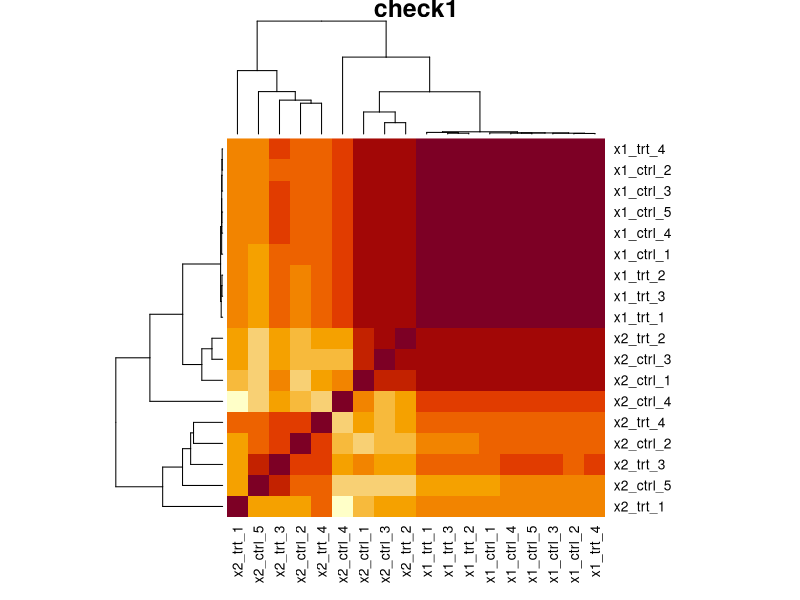
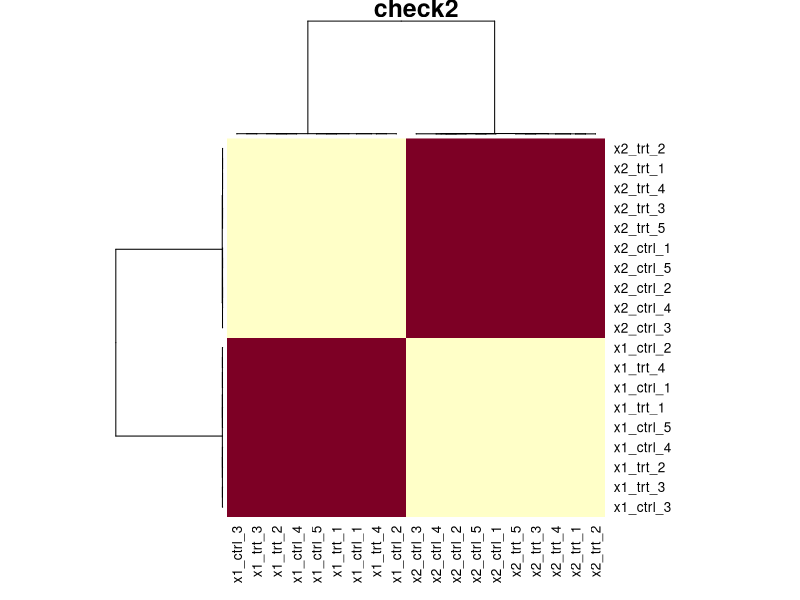
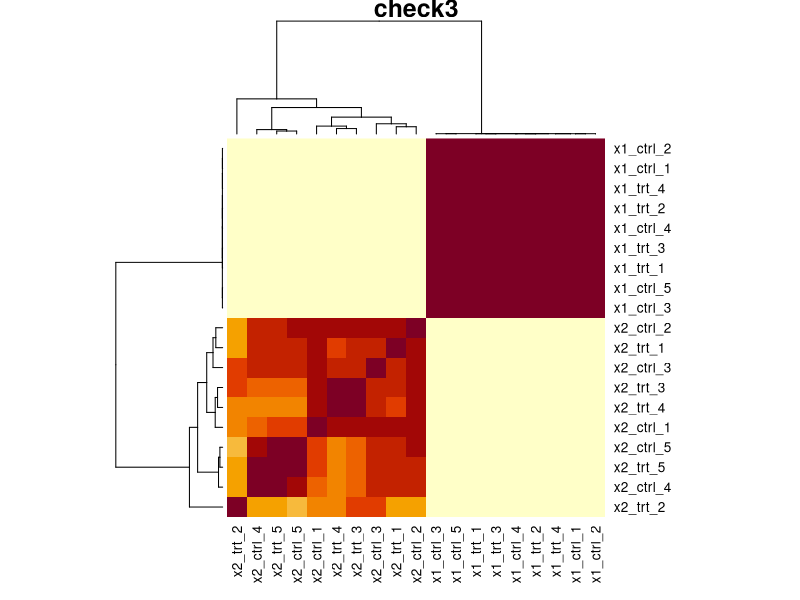

Reproduce these figures in R, in order. (Note: this script raises an error after producing the figures.)
library(edgeR)
library(tidyverse)
library(parallel)

#a is orig expression data
a<-read.table("start_data/ERR2539161/ERR2539161.se.tsv")

########################################
# simulate some gene exression data
########################################
#inputs=(a,N_REPS,SUM_COUNT,
simrna<-function(a,N_REPS,SUM_COUNT,VARIANCE,FRAC_DE,FC) {
#N_REPS=5 ; SUM_COUNT=10000000 ; VARIANCE=0.5 ; FRAC_DE=0 ; FC=0
df = NULL
for (k in paste0("data",1:(N_REPS*2)))  {
        b<-thinCounts(a,target.size=SUM_COUNT)
        colnames(b)=k
        df = cbind(df,b)
     }
#Number of differential genes
NDIF=round(nrow(df)*FRAC_DE)

if (VARIANCE>0) {
  #create some random values centred around 1 with some% error
  rand<-matrix(log2(rnorm(nrow(a)*N_REPS*2 , 2, VARIANCE)),ncol=N_REPS*2)
  #incorporate the noise
  df<-round(df*rand)
  #set any negative counts to zero
  df<-apply(df, 2, function(x) {ifelse(x < 0, 0, x)})
} 

if (NDIF>0) {
  message("prep fold changes")
  #Make even
  if ( NDIF%%2==1 ) { print("odd") ; NDIF=NDIF-1 }
  #sample DE genes
  DE_LIST<-sample(rownames(df) , NDIF)
  #split list in half
  UP_DE<-sample(DE_LIST,length(DE_LIST)/2)
  DN_DE<-setdiff(DE_LIST,UP_DE)
  #reformat as df and add fold change
  UP_DE<-as.data.frame(UP_DE)
  UP_DE$V1<-2^FC
  colnames(UP_DE)=c("Gene","FC")
  DN_DE<-as.data.frame(DN_DE)
  DN_DE$V1<-2^-FC
  colnames(DN_DE)=c("Gene","FC")
  ALL_DE<-rbind(DN_DE,UP_DE)
  #Go back to list for downstream work
  UP_DE<-UP_DE$Gene
  DN_DE<-DN_DE$Gene
  message("incorporate changes")
  df2<-merge(df,ALL_DE,by.x=0,by.y="Gene",all.x=T)
  df2[is.na(df2)] <- 1
} else {
  df2<-as.data.frame( df )
  df2$FC<- 1
  UP_DE=NULL
  DN_DE=NULL
}
ODD_COLS=(2:(ncol(df2)-1))[c(TRUE,FALSE)]
EVEN_COLS=(2:(ncol(df2)-1))[c(FALSE,TRUE)]
controls<-df2[,ODD_COLS]
colnames(controls)=paste0( "ctrl_" ,1:ncol(controls) )
treatments<-round(df2[,EVEN_COLS]*df2$FC)
colnames(treatments)=paste0( "trt_" ,1:ncol(treatments) )
x<-cbind(controls,treatments)
rownames(x)=rownames(df)
#filter out genes that are not expressed
x<- x[which(rowSums(x)/ncol(x)>10),]
UP_DE<-intersect(UP_DE,rownames(x))
DN_DE<-intersect(DN_DE,rownames(x))
xx <- list("x" = x, "UP_DE" = UP_DE, "DN_DE" = DN_DE )
xx
}
#simrna(a,N_REPS,SUM_COUNT,VARIANCE,FRAC_DE,FC)
#working examples
#xx<-simrna(a,5,10000000,0.2,20)  
#xxx<-lapply(list(a,a,a), simrna, 5, 10000000, 0.2, 20)
#xxx<-replicate(2,simrna(a,5,10000000,0.2,20))

#Thanks Gray Calhoun gcalhoun@iastate.edu for the following function
RepParallel <- function(n, expr, simplify = "array",...) {
      answer <-
        mclapply(integer(n), eval.parent(substitute(function(...) expr)),...)
      if (!identical(simplify, FALSE) && length(answer)) 
        return(simplify2array(answer, higher = (simplify == "array")))
      else return(answer)
    }
#xxx<-RepParallel(10,simrna(a,5,10000000,0.2,20), simplify=F, mc.cores = detectCores() )

#################################################
# define edgeR function
##################################################
edger<-function(y) {
res=NULL
label="simulate"
samplesheet<-as.data.frame(colnames(y))
colnames(samplesheet)="sample"
samplesheet$trt<-as.numeric(grepl("trt",colnames(y)))
design<-model.matrix(~samplesheet$trt)
rownames(design)=samplesheet$sample
y<-y[which(rowSums(y)/ncol(y)>=(10)),]
z<-DGEList(counts=y)
z<-calcNormFactors(z)
z<-estimateDisp(z, design,robust=TRUE,prior.df=1)
fit<-glmFit(z, design)
lrt<-glmLRT(fit)
dge<-as.data.frame(topTags(lrt,n=Inf))
dge$dispersion<-lrt$dispersion
dge<-merge(dge,lrt$fitted.values,by='row.names')
rownames(dge)=dge$Row.names
dge$Row.names=NULL
dge<-merge(dge,z$counts,by='row.names')
dge<-dge[order(dge$PValue),]
dge2<-subset(dge,FDR<0.05)

up_de<-dge2[which(dge2$logFC>1),1]
dn_de<-dge2[which(dge2$logFC<1),1]

res <- list("dge" = dge, "up_de" = up_de, "dn_de" = dn_de)
res
}

##################################
# aggregate script
##################################
agg_edger<-function(a,N_REPS,SUM_COUNT,VARIANCE,FRAC_DE,FC,SIMS) {
#N_REPS=5 ; SUM_COUNT=10000000 ; VARIANCE=0.3 ; FRAC_DE=0.2 ; FC=1 ; SIMS=10
xxx<-RepParallel(SIMS,simrna(a,N_REPS,SUM_COUNT,VARIANCE,FRAC_DE,FC), simplify=F, mc.cores = detectCores() )
dge<-mclapply( sapply(xxx,"[",1) , edger, mc.cores = detectCores() )
ups<-sapply(xxx,"[",2)
dns<-sapply(xxx,"[",3)
ups_edger<-sapply(dge,"[",2)
dns_edger<-sapply(dge,"[",3)
true_pos_up<-as.numeric(mapply( function(x,y) length(intersect(x,y)) , ups ,  ups_edger ))
true_pos_dn<-as.numeric(mapply( function(x,y) length(intersect(x,y)) , dns ,  dns_edger ))
true_pos<-true_pos_up+true_pos_dn
false_pos_up<-as.numeric(mapply( function(x,y) length(setdiff(x,y)) , ups_edger ,  ups ))
false_pos_dn<-as.numeric(mapply( function(x,y) length(setdiff(x,y)) , dns_edger , dns ))
false_pos<-false_pos_up+false_pos_dn
false_neg_up<-as.numeric(mapply( function(x,y) length(setdiff(x,y)) , ups ,  ups_edger ))
false_neg_dn<-as.numeric(mapply( function(x,y) length(setdiff(x,y)) , dns ,  dns_edger ))
false_neg<-false_neg_up+false_neg_dn
nrows<-as.numeric(lapply( sapply(xxx,"[",1 ), nrow))
true_neg<-nrows-(true_pos+false_pos+false_neg)
edger_res<-cbind(true_pos,false_pos,true_neg,false_neg)
edger_res
}
#res1<-agg_edger(a,N_REPS,SUM_COUNT,VARIANCE,FRAC_DE,FC,SIMS)


#sanity checks
pdf(file="sanity_check.pdf")
x1<-simrna(a,5,10000000,0,0,0)
colnames(x1$x)<-paste("x1",colnames(x1$x),sep="_")
x2<-simrna(a,5,10000000,1,0,0)
colnames(x2$x)<-paste("x2",colnames(x2$x),sep="_")
xx<-merge(x1$x,x2$x,by=0)
heatmap(cor(xx[,2:ncol(xx)]),scale="none",main="check1")

x1<-simrna(a,5,10000000,0,0,0)
colnames(x1$x)<-paste("x1",colnames(x1$x),sep="_")
x2<-simrna(a,5,10000000,0,0.1,1)
colnames(x2$x)<-paste("x2",colnames(x2$x),sep="_")
xx<-merge(x1$x,x2$x,by=0)
heatmap(cor(xx[,2:ncol(xx)]),scale="none",main="check2")

x1<-simrna(a,5,10000000,0,0,0)
colnames(x1$x)<-paste("x1",colnames(x1$x),sep="_")
x2<-simrna(a,5,10000000,1,0.1,1)
colnames(x2$x)<-paste("x2",colnames(x2$x),sep="_")
xx<-merge(x1$x,x2$x,by=0)
heatmap(cor(xx[,2:ncol(xx)]),scale="none",main="check3")

dev.off()

###############################################
# 10M reads
###############################################
# No DE just adding noise
res0<-agg_edger(a,5,10000000,0,   0,0,10)
res1<-agg_edger(a,5,10000000,0.2, 0,0,10)
res2<-agg_edger(a,5,10000000,0.4, 0,0,10)
res3<-agg_edger(a,5,10000000,0.6, 0,0,10)
res4<-agg_edger(a,5,10000000,0.8, 0,0,10)
res5<-agg_edger(a,5,10000000,1,   0,0,10)
res6<-agg_edger(a,5,10000000,1.5, 0,0,10)
res7<-agg_edger(a,5,10000000,2,   0,0,10)
res <- list("v0"=res0,"v0.2"=res1,"v0.4"=res2,"v0.6"=res3,"v0.8"=res4,"v1"=res5,"v1.5"=res6,"v2"=res7)
#lapply( res_0de , colMeans)
smm<-t(matrix(unlist(lapply( res , colMeans)),nrow=4))
colnames(smm)=c("true_pos","false_pos","true_neg","false_neg")
rownames(smm)=c("v0","v0.2","v0.4","v0.6","v0.8","v1","v1.5","v2")
smm<-as.data.frame(smm)
smm$p<-smm$true_pos/(smm$true_pos+smm$false_pos)
smm$r<-smm$true_pos/(smm$true_pos+smm$false_neg)
smm$f<-2*smm$p*smm$r/(smm$p+smm$r)
smm_0de<-smm

res0<-agg_edger(a,5,10000000,0,   0.05,1,10)
res1<-agg_edger(a,5,10000000,0.2, 0.05,1,10)
res2<-agg_edger(a,5,10000000,0.4, 0.05,1,10)
res3<-agg_edger(a,5,10000000,0.6, 0.05,1,10)
res4<-agg_edger(a,5,10000000,0.8, 0.05,1,10)
res5<-agg_edger(a,5,10000000,1,   0.05,1,10)
res6<-agg_edger(a,5,10000000,1.5, 0.05,1,10)
res7<-agg_edger(a,5,10000000,2,   0.05,1,10)
res <- list("v0"=res0,"v0.2"=res1,"v0.4"=res2,"v0.6"=res3,"v0.8"=res4,"v1"=res5,"v1.5"=res6,"v2"=res7)
#lapply( res_0de , colMeans)
smm<-t(matrix(unlist(lapply( res , colMeans)),nrow=4))
colnames(smm)=c("true_pos","false_pos","true_neg","false_neg")
rownames(smm)=c("v0","v0.2","v0.4","v0.6","v0.8","v1","v1.5","v2")
smm<-as.data.frame(smm)
smm$p<-smm$true_pos/(smm$true_pos+smm$false_pos)
smm$r<-smm$true_pos/(smm$true_pos+smm$false_neg)
smm$f<-2*smm$p*smm$r/(smm$p+smm$r)
smm_1de<-smm

res0<-agg_edger(a,5,10000000,0,   0.1,1,10)
res1<-agg_edger(a,5,10000000,0.2, 0.1,1,10)
res2<-agg_edger(a,5,10000000,0.4, 0.1,1,10)
res3<-agg_edger(a,5,10000000,0.6, 0.1,1,10)
res4<-agg_edger(a,5,10000000,0.8, 0.1,1,10)
res5<-agg_edger(a,5,10000000,1,   0.1,1,10)
res6<-agg_edger(a,5,10000000,1.5, 0.1,1,10)
res7<-agg_edger(a,5,10000000,2,   0.1,1,10)
res <- list("v0"=res0,"v0.2"=res1,"v0.4"=res2,"v0.6"=res3,"v0.8"=res4,"v1"=res5,"v1.5"=res6,"v2"=res7)
#lapply( res_0de , colMeans)
smm<-t(matrix(unlist(lapply( res , colMeans)),nrow=4))
colnames(smm)=c("true_pos","false_pos","true_neg","false_neg")
rownames(smm)=c("v0","v0.2","v0.4","v0.6","v0.8","v1","v1.5","v2")
smm<-as.data.frame(smm)
smm$p<-smm$true_pos/(smm$true_pos+smm$false_pos)
smm$r<-smm$true_pos/(smm$true_pos+smm$false_neg)
smm$f<-2*smm$p*smm$r/(smm$p+smm$r)
smm_2de<-smm

res0<-agg_edger(a,5,10000000,0,   0.25,1,10)
res1<-agg_edger(a,5,10000000,0.2, 0.25,1,10)
res2<-agg_edger(a,5,10000000,0.4, 0.25,1,10)
res3<-agg_edger(a,5,10000000,0.6, 0.25,1,10)
res4<-agg_edger(a,5,10000000,0.8, 0.25,1,10)
res5<-agg_edger(a,5,10000000,1,   0.25,1,10)
res6<-agg_edger(a,5,10000000,1.5, 0.25,1,10)
res7<-agg_edger(a,5,10000000,2,   0.25,1,10)
res <- list("v0"=res0,"v0.2"=res1,"v0.4"=res2,"v0.6"=res3,"v0.8"=res4,"v1"=res5,"v1.5"=res6,"v2"=res7)
#lapply( res_0de , colMeans)
smm<-t(matrix(unlist(lapply( res , colMeans)),nrow=4))
colnames(smm)=c("true_pos","false_pos","true_neg","false_neg")
rownames(smm)=c("v0","v0.2","v0.4","v0.6","v0.8","v1","v1.5","v2")
smm<-as.data.frame(smm)
smm$p<-smm$true_pos/(smm$true_pos+smm$false_pos)
smm$r<-smm$true_pos/(smm$true_pos+smm$false_neg)
smm$f<-2*smm$p*smm$r/(smm$p+smm$r)
smm_3de<-smm

pdf(file="10Mreads.pdf")
par(mfrow=c(2,4))

barplot(prop.table(as.matrix(t(apply(smm_0de[,1:4],2,rev))),2),las=1,
 ylab="Added noise",horiz=T,xlab="Gene proportion",main="10M reads no DGEs",
 legend.text = TRUE,args.legend=list(x="topright",bty="n",inset=c(-0.05, 0)))

barplot(prop.table(as.matrix(t(apply(smm_1de[,1:4],2,rev))),2),las=1,
 ylab="Added noise",horiz=T,xlab="Gene proportion",main="10M reads 5% DGEs",
 legend.text = FALSE,args.legend=list(x="topright",bty="n",inset=c(-0.05, 0)))


barplot(prop.table(as.matrix(t(apply(smm_2de[,1:4],2,rev))),2),las=1,
 ylab="Added noise",horiz=T,xlab="Gene proportion",main="10M reads 10% DGEs",
 legend.text = FALSE,args.legend=list(x="topright",bty="n",inset=c(-0.05, 0)))

barplot(prop.table(as.matrix(t( apply(smm_3de[,1:4],2,rev) )),2),las=1,
 ylab="Added noise",horiz=T,xlab="Gene proportion",main="10M reads 25% DGEs",
 legend.text = FALSE,args.legend=list(x="topright",bty="n",inset=c(-0.05, 0)))

dotchart(rev(smm_0de$f),pch=19,labels=rev(rownames(smm)),xlim=c(0,0.25),main="10M reads no DGEs")
legend("topright", pch = c(19,19,19), col = c("black", "red", "blue"),legend = c("F1","p","r"))
points(rev(smm_0de$p),1:8,pch=19,col="red")
points(rev(smm_0de$r),1:8,pch=19,col="blue")
points(rev(smm$f),1:8,pch=19,col="black")

dotchart(rev(smm_1de$f),pch=19,labels=rev(rownames(smm)),xlim=c(0,0.25),main="10M reads 5% DGEs")
#legend("topright", pch = c(19,19,19), col = c("black", "red", "blue"),legend = c("F1","p","r"))
points(rev(smm_1de$p),1:8,pch=19,col="red")
points(rev(smm_1de$r),1:8,pch=19,col="blue")
points(rev(smm$f),1:8,pch=19,col="black")

dotchart(rev(smm_2de$f),pch=19,labels=rev(rownames(smm)),xlim=c(0,0.25),main="10M reads 10% DGEs")
#legend("topright", pch = c(19,19,19), col = c("black", "red", "blue"),legend = c("F1","p","r"))
points(rev(smm_2de$p),1:8,pch=19,col="red")
points(rev(smm_2de$r),1:8,pch=19,col="blue")
points(rev(smm_2de$f),1:8,pch=19,col="black")

dotchart(rev(smm_3de$f),pch=19,labels=rev(rownames(smm)),xlim=c(0,0.25),main="10M reads 25% DGEs")
#legend("topright", pch = c(19,19,19), col = c("black", "red", "blue"),legend = c("F1","p","r"))
points(rev(smm_3de$p),1:8,pch=19,col="red")
points(rev(smm_3de$r),1:8,pch=19,col="blue")
points(rev(smm_3de$f),1:8,pch=19,col="black")

dev.off()

###############################################
# 100M reads
###############################################

# No DE just adding noise
res0<-agg_edger(a,5,100000000,0,   0,0,10)
res1<-agg_edger(a,5,100000000,0.2, 0,0,10)
res2<-agg_edger(a,5,100000000,0.4, 0,0,10)
res3<-agg_edger(a,5,100000000,0.6, 0,0,10)
res4<-agg_edger(a,5,100000000,0.8, 0,0,10)
res5<-agg_edger(a,5,100000000,1,   0,0,10)
res6<-agg_edger(a,5,100000000,1.5, 0,0,10)
res7<-agg_edger(a,5,100000000,2,   0,0,10)
res <- list("v0"=res0,"v0.2"=res1,"v0.4"=res2,"v0.6"=res3,"v0.8"=res4,"v1"=res5,"v1.5"=res6,"v2"=res7)
#lapply( res_0de , colMeans)
smm<-t(matrix(unlist(lapply( res , colMeans)),nrow=4))
colnames(smm)=c("true_pos","false_pos","true_neg","false_neg")
rownames(smm)=c("v0","v0.2","v0.4","v0.6","v0.8","v1","v1.5","v2")
smm<-as.data.frame(smm)
smm$p<-smm$true_pos/(smm$true_pos+smm$false_pos)
smm$r<-smm$true_pos/(smm$true_pos+smm$false_neg)
smm$f<-2*smm$p*smm$r/(smm$p+smm$r)
smm_0de<-smm

res0<-agg_edger(a,5,100000000,0,   0.05,1,10)
res1<-agg_edger(a,5,100000000,0.2, 0.05,1,10)
res2<-agg_edger(a,5,100000000,0.4, 0.05,1,10)
res3<-agg_edger(a,5,100000000,0.6, 0.05,1,10)
res4<-agg_edger(a,5,100000000,0.8, 0.05,1,10)
res5<-agg_edger(a,5,100000000,1,   0.05,1,10)
res6<-agg_edger(a,5,100000000,1.5, 0.05,1,10)
res7<-agg_edger(a,5,100000000,2,   0.05,1,10)
res <- list("v0"=res0,"v0.2"=res1,"v0.4"=res2,"v0.6"=res3,"v0.8"=res4,"v1"=res5,"v1.5"=res6,"v2"=res7)
smm<-t(matrix(unlist(lapply( res , colMeans)),nrow=4))
colnames(smm)=c("true_pos","false_pos","true_neg","false_neg")
rownames(smm)=c("v0","v0.2","v0.4","v0.6","v0.8","v1","v1.5","v2")
smm<-as.data.frame(smm)
smm$p<-smm$true_pos/(smm$true_pos+smm$false_pos)
smm$r<-smm$true_pos/(smm$true_pos+smm$false_neg)
smm$f<-2*smm$p*smm$r/(smm$p+smm$r)
smm_1de<-smm

res0<-agg_edger(a,5,100000000,0,   0.1,1,10)
res1<-agg_edger(a,5,100000000,0.2, 0.1,1,10)
res2<-agg_edger(a,5,100000000,0.4, 0.1,1,10)
res3<-agg_edger(a,5,100000000,0.6, 0.1,1,10)
res4<-agg_edger(a,5,100000000,0.8, 0.1,1,10)
res5<-agg_edger(a,5,100000000,1,   0.1,1,10)
res6<-agg_edger(a,5,100000000,1.5, 0.1,1,10)
res7<-agg_edger(a,5,100000000,2,   0.1,1,10)
res <- list("v0"=res0,"v0.2"=res1,"v0.4"=res2,"v0.6"=res3,"v0.8"=res4,"v1"=res5,"v1.5"=res6,"v2"=res7)
smm<-t(matrix(unlist(lapply( res , colMeans)),nrow=4))
colnames(smm)=c("true_pos","false_pos","true_neg","false_neg")
rownames(smm)=c("v0","v0.2","v0.4","v0.6","v0.8","v1","v1.5","v2")
smm<-as.data.frame(smm)
smm$p<-smm$true_pos/(smm$true_pos+smm$false_pos)
smm$r<-smm$true_pos/(smm$true_pos+smm$false_neg)
smm$f<-2*smm$p*smm$r/(smm$p+smm$r)
smm_2de<-smm

res0<-agg_edger(a,5,100000000,0,   0.25,1,10)
res1<-agg_edger(a,5,100000000,0.2, 0.25,1,10)
res2<-agg_edger(a,5,100000000,0.4, 0.25,1,10)
res3<-agg_edger(a,5,100000000,0.6, 0.25,1,10)
res4<-agg_edger(a,5,100000000,0.8, 0.25,1,10)
res5<-agg_edger(a,5,100000000,1,   0.25,1,10)
res6<-agg_edger(a,5,100000000,1.5, 0.25,1,10)
res7<-agg_edger(a,5,100000000,2,   0.25,1,10)
res <- list("v0"=res0,"v0.2"=res1,"v0.4"=res2,"v0.6"=res3,"v0.8"=res4,"v1"=res5,"v1.5"=res6,"v2"=res7)
smm<-t(matrix(unlist(lapply( res , colMeans)),nrow=4))
colnames(smm)=c("true_pos","false_pos","true_neg","false_neg")
rownames(smm)=c("v0","v0.2","v0.4","v0.6","v0.8","v1","v1.5","v2")
smm<-as.data.frame(smm)
smm$p<-smm$true_pos/(smm$true_pos+smm$false_pos)
smm$r<-smm$true_pos/(smm$true_pos+smm$false_neg)
smm$f<-2*smm$p*smm$r/(smm$p+smm$r)
smm_3de<-smm

pdf(file="100Mreads.pdf")
par(mfrow=c(2,4))

barplot(prop.table(as.matrix(t(apply(smm_0de[,1:4],2,rev))),2),las=1,
 ylab="Added noise",horiz=T,xlab="Gene proportion",main="100M reads no DGEs",
 legend.text = TRUE,args.legend=list(x="topright",bty="n",inset=c(-0.05, 0)))

barplot(prop.table(as.matrix(t(apply(smm_1de[,1:4],2,rev))),2),las=1,
 ylab="Added noise",horiz=T,xlab="Gene proportion",main="100M reads 5% DGEs",
 legend.text = FALSE,args.legend=list(x="topright",bty="n",inset=c(-0.05, 0)))


barplot(prop.table(as.matrix(t(apply(smm_2de[,1:4],2,rev))),2),las=1,
 ylab="Added noise",horiz=T,xlab="Gene proportion",main="100M reads 10% DGEs",
 legend.text = FALSE,args.legend=list(x="topright",bty="n",inset=c(-0.05, 0)))

barplot(prop.table(as.matrix(t( apply(smm_3de[,1:4],2,rev) )),2),las=1,
 ylab="Added noise",horiz=T,xlab="Gene proportion",main="100M reads 25% DGEs",
 legend.text = FALSE,args.legend=list(x="topright",bty="n",inset=c(-0.05, 0)))

dotchart(rev(smm_0de$f),pch=19,labels=rev(rownames(smm)),xlim=c(0,0.25),main="100M reads no DGEs")
legend("topright", pch = c(19,19,19), col = c("black", "red", "blue"),legend = c("F1","p","r"))
points(rev(smm_0de$p),1:8,pch=19,col="red")
points(rev(smm_0de$r),1:8,pch=19,col="blue")
points(rev(smm$f),1:8,pch=19,col="black")

dotchart(rev(smm_1de$f),pch=19,labels=rev(rownames(smm)),xlim=c(0,0.25),main="100M reads 5% DGEs")
#legend("topright", pch = c(19,19,19), col = c("black", "red", "blue"),legend = c("F1","p","r"))
points(rev(smm_1de$p),1:8,pch=19,col="red")
points(rev(smm_1de$r),1:8,pch=19,col="blue")
points(rev(smm$f),1:8,pch=19,col="black")

dotchart(rev(smm_2de$f),pch=19,labels=rev(rownames(smm)),xlim=c(0,0.25),main="100M reads 10% DGEs")
#legend("topright", pch = c(19,19,19), col = c("black", "red", "blue"),legend = c("F1","p","r"))
points(rev(smm_2de$p),1:8,pch=19,col="red")
points(rev(smm_2de$r),1:8,pch=19,col="blue")
points(rev(smm_2de$f),1:8,pch=19,col="black")

dotchart(rev(smm_3de$f),pch=19,labels=rev(rownames(smm)),xlim=c(0,0.25),main="100M reads 25% DGEs")
#legend("topright", pch = c(19,19,19), col = c("black", "red", "blue"),legend = c("F1","p","r"))
points(rev(smm_3de$p),1:8,pch=19,col="red")
points(rev(smm_3de$r),1:8,pch=19,col="blue")
points(rev(smm_3de$f),1:8,pch=19,col="black")

dev.off()

###############################################
# 366995911 reads
###############################################

# No DE just adding noise
res0<-agg_edger(a,5,366995911,0,   0,0,10)
res1<-agg_edger(a,5,366995911,0.2, 0,0,10)
res2<-agg_edger(a,5,366995911,0.4, 0,0,10)
res3<-agg_edger(a,5,366995911,0.6, 0,0,10)
res4<-agg_edger(a,5,366995911,0.8, 0,0,10)
res5<-agg_edger(a,5,366995911,1,   0,0,10)
res6<-agg_edger(a,5,366995911,1.5, 0,0,10)
res7<-agg_edger(a,5,366995911,2,   0,0,10)
res <- list("v0"=res0,"v0.2"=res1,"v0.4"=res2,"v0.6"=res3,"v0.8"=res4,"v1"=res5,"v1.5"=res6,"v2"=res7)
#lapply( res_0de , colMeans)
smm<-t(matrix(unlist(lapply( res , colMeans)),nrow=4))
colnames(smm)=c("true_pos","false_pos","true_neg","false_neg")
rownames(smm)=c("v0","v0.2","v0.4","v0.6","v0.8","v1","v1.5","v2")
smm<-as.data.frame(smm)
smm$p<-smm$true_pos/(smm$true_pos+smm$false_pos)
smm$r<-smm$true_pos/(smm$true_pos+smm$false_neg)
smm$f<-2*smm$p*smm$r/(smm$p+smm$r)
smm_0de<-smm

res0<-agg_edger(a,5,366995911,0,   0.05,1,10)
res1<-agg_edger(a,5,366995911,0.2, 0.05,1,10)
res2<-agg_edger(a,5,366995911,0.4, 0.05,1,10)
res3<-agg_edger(a,5,366995911,0.6, 0.05,1,10)
res4<-agg_edger(a,5,366995911,0.8, 0.05,1,10)
res5<-agg_edger(a,5,366995911,1,   0.05,1,10)
res6<-agg_edger(a,5,366995911,1.5, 0.05,1,10)
res7<-agg_edger(a,5,366995911,2,   0.05,1,10)
res <- list("v0"=res0,"v0.2"=res1,"v0.4"=res2,"v0.6"=res3,"v0.8"=res4,"v1"=res5,"v1.5"=res6,"v2"=res7)
smm<-t(matrix(unlist(lapply( res , colMeans)),nrow=4))
colnames(smm)=c("true_pos","false_pos","true_neg","false_neg")
rownames(smm)=c("v0","v0.2","v0.4","v0.6","v0.8","v1","v1.5","v2")
smm<-as.data.frame(smm)
smm$p<-smm$true_pos/(smm$true_pos+smm$false_pos)
smm$r<-smm$true_pos/(smm$true_pos+smm$false_neg)
smm$f<-2*smm$p*smm$r/(smm$p+smm$r)
smm_1de<-smm

res0<-agg_edger(a,5,366995911,0,   0.1,1,10)
res1<-agg_edger(a,5,366995911,0.2, 0.1,1,10)
res2<-agg_edger(a,5,366995911,0.4, 0.1,1,10)
res3<-agg_edger(a,5,366995911,0.6, 0.1,1,10)
res4<-agg_edger(a,5,366995911,0.8, 0.1,1,10)
res5<-agg_edger(a,5,366995911,1,   0.1,1,10)
res6<-agg_edger(a,5,366995911,1.5, 0.1,1,10)
res7<-agg_edger(a,5,366995911,2,   0.1,1,10)
res <- list("v0"=res0,"v0.2"=res1,"v0.4"=res2,"v0.6"=res3,"v0.8"=res4,"v1"=res5,"v1.5"=res6,"v2"=res7)
smm<-t(matrix(unlist(lapply( res , colMeans)),nrow=4))
colnames(smm)=c("true_pos","false_pos","true_neg","false_neg")
rownames(smm)=c("v0","v0.2","v0.4","v0.6","v0.8","v1","v1.5","v2")
smm<-as.data.frame(smm)
smm$p<-smm$true_pos/(smm$true_pos+smm$false_pos)
smm$r<-smm$true_pos/(smm$true_pos+smm$false_neg)
smm$f<-2*smm$p*smm$r/(smm$p+smm$r)
smm_2de<-smm

res0<-agg_edger(a,5,366995911,0,   0.25,1,10)
res1<-agg_edger(a,5,366995911,0.2, 0.25,1,10)
res2<-agg_edger(a,5,366995911,0.4, 0.25,1,10)
res3<-agg_edger(a,5,366995911,0.6, 0.25,1,10)
res4<-agg_edger(a,5,366995911,0.8, 0.25,1,10)
res5<-agg_edger(a,5,366995911,1,   0.25,1,10)
res6<-agg_edger(a,5,366995911,1.5, 0.25,1,10)
res7<-agg_edger(a,5,366995911,2,   0.25,1,10)
res <- list("v0"=res0,"v0.2"=res1,"v0.4"=res2,"v0.6"=res3,"v0.8"=res4,"v1"=res5,"v1.5"=res6,"v2"=res7)
smm<-t(matrix(unlist(lapply( res , colMeans)),nrow=4))
colnames(smm)=c("true_pos","false_pos","true_neg","false_neg")
rownames(smm)=c("v0","v0.2","v0.4","v0.6","v0.8","v1","v1.5","v2")
smm<-as.data.frame(smm)
smm$p<-smm$true_pos/(smm$true_pos+smm$false_pos)
smm$r<-smm$true_pos/(smm$true_pos+smm$false_neg)
smm$f<-2*smm$p*smm$r/(smm$p+smm$r)
smm_3de<-smm

pdf(file="367Mreads.pdf")
par(mfrow=c(2,4))

barplot(prop.table(as.matrix(t(apply(smm_0de[,1:4],2,rev))),2),las=1,
 ylab="Added noise",horiz=T,xlab="Gene proportion",main="367M reads no DGEs",
 legend.text = TRUE,args.legend=list(x="topright",bty="n",inset=c(-0.05, 0)))

barplot(prop.table(as.matrix(t(apply(smm_1de[,1:4],2,rev))),2),las=1,
 ylab="Added noise",horiz=T,xlab="Gene proportion",main="367M reads 5% DGEs",
 legend.text = FALSE,args.legend=list(x="topright",bty="n",inset=c(-0.05, 0)))


barplot(prop.table(as.matrix(t(apply(smm_2de[,1:4],2,rev))),2),las=1,
 ylab="Added noise",horiz=T,xlab="Gene proportion",main="367M reads 10% DGEs",
 legend.text = FALSE,args.legend=list(x="topright",bty="n",inset=c(-0.05, 0)))

barplot(prop.table(as.matrix(t( apply(smm_3de[,1:4],2,rev) )),2),las=1,
 ylab="Added noise",horiz=T,xlab="Gene proportion",main="367M reads 25% DGEs",
 legend.text = FALSE,args.legend=list(x="topright",bty="n",inset=c(-0.05, 0)))

dotchart(rev(smm_0de$f),pch=19,labels=rev(rownames(smm)),xlim=c(0,0.25),main="367M reads no DGEs")
legend("topright", pch = c(19,19,19), col = c("black", "red", "blue"),legend = c("F1","p","r"))
points(rev(smm_0de$p),1:8,pch=19,col="red")
points(rev(smm_0de$r),1:8,pch=19,col="blue")
points(rev(smm$f),1:8,pch=19,col="black")

dotchart(rev(smm_1de$f),pch=19,labels=rev(rownames(smm)),xlim=c(0,0.25),main="367M reads 5% DGEs")
#legend("topright", pch = c(19,19,19), col = c("black", "red", "blue"),legend = c("F1","p","r"))
points(rev(smm_1de$p),1:8,pch=19,col="red")
points(rev(smm_1de$r),1:8,pch=19,col="blue")
points(rev(smm$f),1:8,pch=19,col="black")

dotchart(rev(smm_2de$f),pch=19,labels=rev(rownames(smm)),xlim=c(0,0.25),main="367M reads 10% DGEs")
#legend("topright", pch = c(19,19,19), col = c("black", "red", "blue"),legend = c("F1","p","r"))
points(rev(smm_2de$p),1:8,pch=19,col="red")
points(rev(smm_2de$r),1:8,pch=19,col="blue")
points(rev(smm_2de$f),1:8,pch=19,col="black")

dotchart(rev(smm_3de$f),pch=19,labels=rev(rownames(smm)),xlim=c(0,0.25),main="36M reads 25% DGEs")
#legend("topright", pch = c(19,19,19), col = c("black", "red", "blue"),legend = c("F1","p","r"))
points(rev(smm_3de$p),1:8,pch=19,col="red")
points(rev(smm_3de$r),1:8,pch=19,col="blue")
points(rev(smm_3de$f),1:8,pch=19,col="black")

dev.off()


save.image(file="de_eval.RData")
